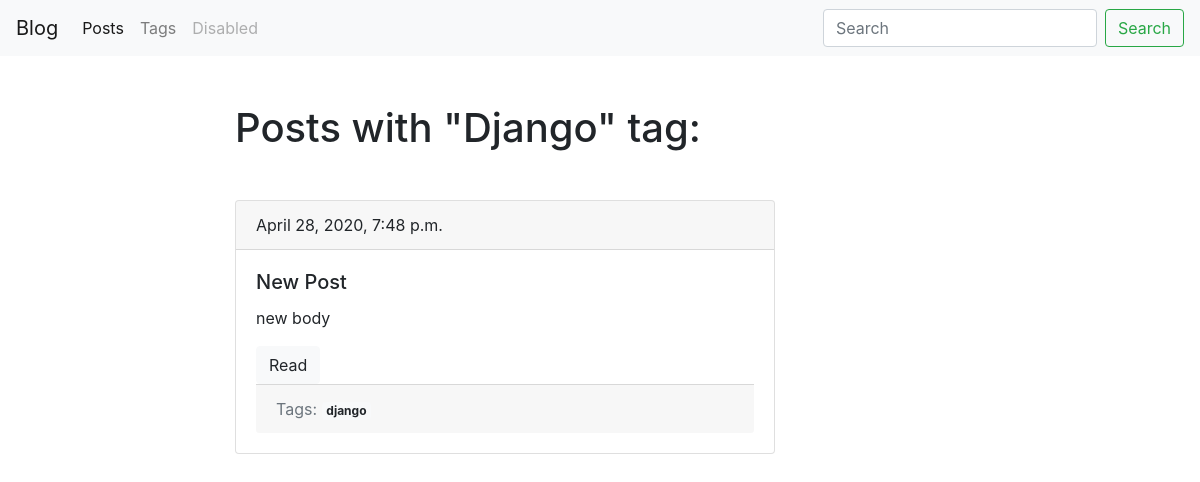
/blog/tag/django, run on the app's committed database.
### blog/models.py (models this page shows, shortened)
class Tag(models.Model):
    title = models.CharField(max_length=50)
    slug = models.SlugField(max_length=50, unique=True)
    def get_absolute_url(self):
        return reverse('tag_detail_url', kwargs={'slug': self.slug})

class Post(models.Model):
    title = models.CharField(max_length=150, db_index=True)
    slug = models.SlugField(max_length=150, unique=True)
    body = models.TextField(blank=True, db_index=True)
    tags = models.ManyToManyField('Tag', blank=True, related_name='posts')
    date_pub = models.DateTimeField(auto_now_add=True)
    def get_absolute_url(self):
        return reverse('post_detail_url', kwargs={'slug': self.slug})

### blog/views.py (the view)
# urls.py: path('tag/<str:slug>', TagDetail.as_view(), name='tag_detail_url')
class TagDetail(ObjectDetailMixin, View):
    model = Tag
    template = 'blog/tag_detail.html'

### blog/utils.py (called while the page is built)
    def get(self, request, slug):
        obj = get_object_or_404(self.model, slug__iexact=slug)
        return render(request, self.template, context={self.model.__name__.lower(): obj})

### blog/templates/blog/tag_detail.html (shortened to what this page needs)
{% extends 'blog/base_blog.html' %}
{% block content %}
    <h1 class="mb-5">Posts with "{{ tag.title|title }}" tag:</h1>
        {% for post in tag.posts.all %}
            {% include 'blog/includes/post_card_template.html' %}
        {% endfor %}
{% endblock %}

### blog/templates/blog/includes/post_card_template.html
<div class="card mb-4">
    <div class="card-header">
        {{ post.date_pub }}
    </div>
    <div class="card-body">
        <h5 class="card-title">{{ post.title }}</h5>
        <p class="card-text">{{ post.body|truncatewords:15 }}</p>
        <a href="{{ post.get_absolute_url }}" class="btn btn-light">Read</a>
        <div class="card-footer text-muted">
            Tags:
            {% for tag in post.tags.all %}
               <a href="{{ tag.get_absolute_url }}" class="badge badge-light">{{ tag.title }}</a>
            {% endfor %}
        </div>
    </div>
</div>

### data on the page
Tag: title "Django", title "django"
Post: date_pub "April 28, 2020, 7:48 p.m.", title "New Post", body "new body"
